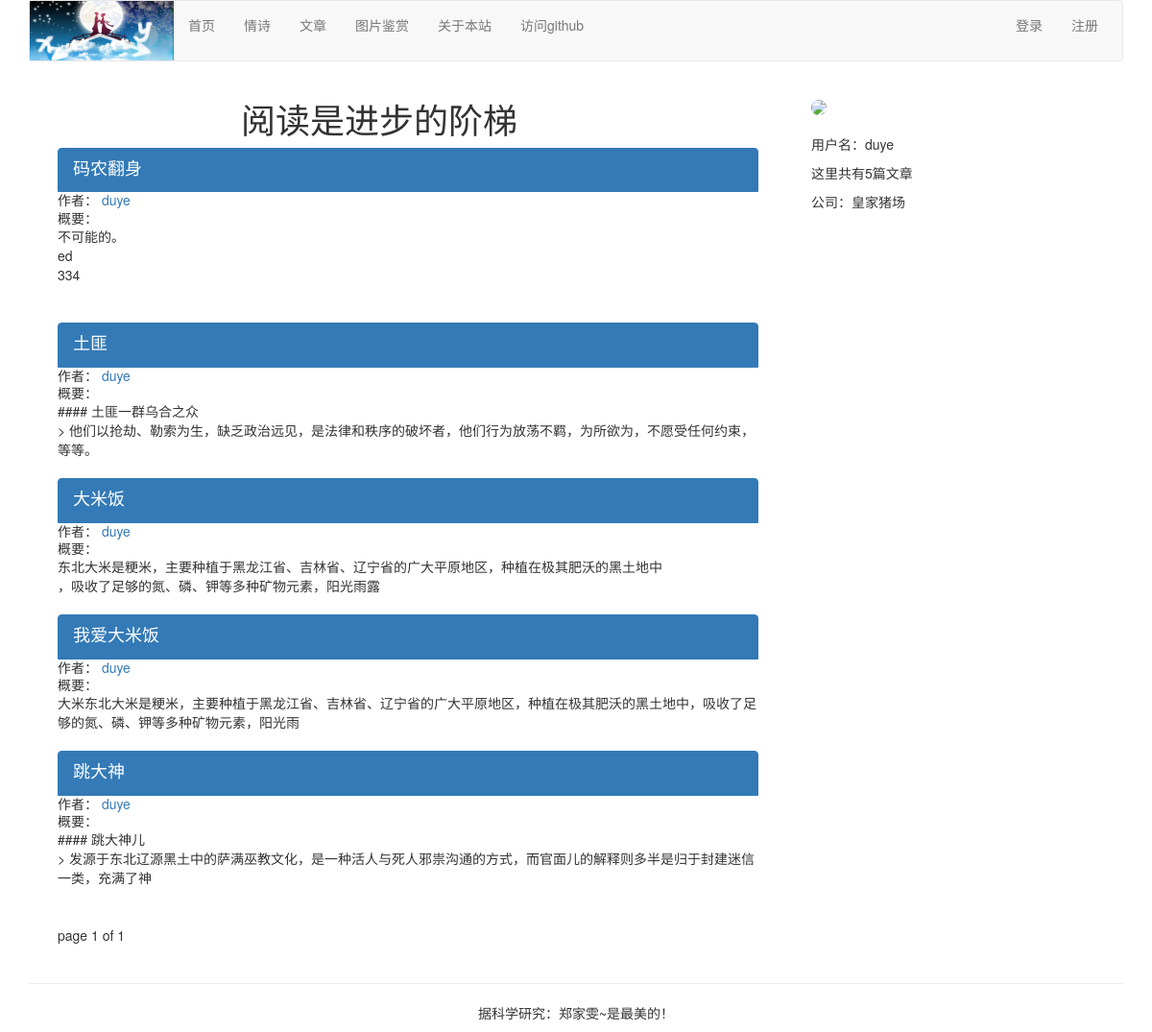
Page /article/list-article-titles/duye/ on the committed database.
### article/models.py (models this page shows, shortened)
class ArticlePost(models.Model):
    author = models.ForeignKey(User, on_delete=models.CASCADE, related_name='article')
    title = models.CharField(max_length=200)
    slug = models.SlugField(max_length=500)
    column = models.ForeignKey(ArticleColumn, on_delete=models.CASCADE, related_name='article_column')
    body = models.TextField()
    created = models.DateTimeField(default=timezone.now)
    updated = models.DateTimeField(auto_now=True)
    users_like = models.ManyToManyField(User,related_name='articles_like',blank=True)
    article_tag = models.ManyToManyField(ArticleTag,related_name='article_tag',blank=True)
    class Meta:
        ordering = ('-updated',)
        index_together = (('id', 'slug'),)
    def get_url_path(self):
        return reverse('article:article_content',args=[self.id,self.slug])

### account/models.py (models this page shows, shortened)
class UserInfo(models.Model):
    user = models.OneToOneField(User,on_delete=models.CASCADE,unique=True)
    school = models.CharField(max_length=100,blank=True)
    company = models.CharField(max_length=100,blank=True)
    profession = models.CharField(max_length=100,blank=True)   # 职业
    address = models.CharField(max_length=100,blank=True)
    aboutme = models.TextField(blank=True)
    photo = models.ImageField(blank=True)

### article/list_views.py (the view)
def article_titles(request,username=None):
    if username:
        user = User.objects.get(username=username)              #
        articles_title = ArticlePost.objects.filter(author=user) #
        try:
            userinfo = user.userinfo   #
        except:
            userinfo = None
    else:
        articles_title = ArticlePost.objects.all()
    paginator = Paginator(articles_title,5)      # 每页展示5个文章
    page = request.GET.get('page')
    try:
        current_page = paginator.page(page)
        articles = current_page.object_list
    except PageNotAnInteger:
        current_page = paginator.page(1)
        articles = current_page.object_list
    except EmptyPage:
        current_page = paginator.page(paginator.num_pages)
        articles = current_page.object_list
    if username:
        return render(request,'article/list/author_articles.html',
                      {'articles':articles,'page':current_page,'userinfo':userinfo,'user2':user}) #
    return render(request,'article/list/article_titles.html',
                  {'articles':articles,'page':current_page})

### article/templatetags/article_tags.py (called while the page is built)
@register.simple_tag
def author_total_articles(user):
    return user.article.count()

### templates/article/list/author_articles.html (shortened to what this page needs)
{% extends 'base.html' %}
{% load staticfiles %}
{% load article_tags %}
{% block content %}
    <div class="row text-center vertical-middle-sm col-md-8">
    <h1>阅读是进步的阶梯</h1>
    </div>
    <div class="container">
        <div class="col-md-8">
            {% for article in articles %}
            <div class="list-group">
                <a href="{{ article.get_url_path }}" class="list-group-item active">
                    <h4 class="list-group-item-heading">{{ article.title }}</h4>
                </a>
                <P class="list-group-item-text">作者：
                    <a href="{% url 'article:author_articles' article.author.username %}">{{ article.author.username }}</a></P>
                <P class="list-group-item-text">概要：{{ article.body | slice:'70' | linebreaks }}</P>
            </div>
            {% endfor %}
        {% include 'paginator.html' %}
        </div>
        <div class="col-md-4 " style="position:fixed ;right:-30px; top:100px;">
            <div>
                {% if userinfo.photo %}
                <img src="{{ userinfo.photo | striptags }}" class="img-circle" id="my_photo" name="user_face" style="width:300px">
                {% else %}
                <img src="{% static 'images/avatar.png' %}" class="img-circle" id="my_photo" name="user_face" style="width:300px">
                {% endif %}
            </div>
            <div>
            <br>
                <p>用户名：{{ user2.username }}</p>
                <P>这里共有{% author_total_articles user2 %}篇文章</P>
                {% if userinfo.company %}
                <p>公司：{{ userinfo.company }}</p>
                {% elif userinfo.aboutme %}
                <p>自我介绍：{{ userinfo.aboutme }}</p>
                {% else %}
                <p>太懒了，没有自我介绍，也不愿意透漏公司~</p>
                {% endif %}
            </div>
        </div>
    </div>
{% endblock %}

### rows in the picture
ArticlePost: title "码农翻身", author.username "duye", body "不可能的。 ed 334"
ArticlePost: title "土匪", author.username "duye", body "#### 土匪一群乌合之众 > 他们以抢劫、勒索为生，缺乏政治远见，是法律和秩序的破坏者，他们行为放荡不羁，为所欲为，不愿受任何约束，等等。"
ArticlePost: title "大米饭", author.username "duye", body "东北大米是粳米，主要种植于黑龙江省、吉林省、辽宁省的广大平原地区，种植在极其肥沃的黑土地中 ，吸收了足够的氮、磷、钾等多种矿物元素，阳光雨露"
ArticlePost: title "我爱大米饭", author.username "duye", body "大米东北大米是粳米，主要种植于黑龙江省、吉林省、辽宁省的广大平原地区，种植在极其肥沃的黑土地中，吸收了足够的氮、磷、钾等多种矿物元素，阳光雨"
ArticlePost: title "跳大神", author.username "duye", body "#### 跳大神儿 > 发源于东北辽源黑土中的萨满巫教文化，是一种活人与死人邪祟沟通的方式，而官面儿的解释则多半是归于封建迷信一类，充满了神"
UserInfo: company "皇家猪场"

### other values in the picture
{{ page.number }} "1"
{{ page.paginator.num_pages }} "1"
{{ user2.username }} "duye"
